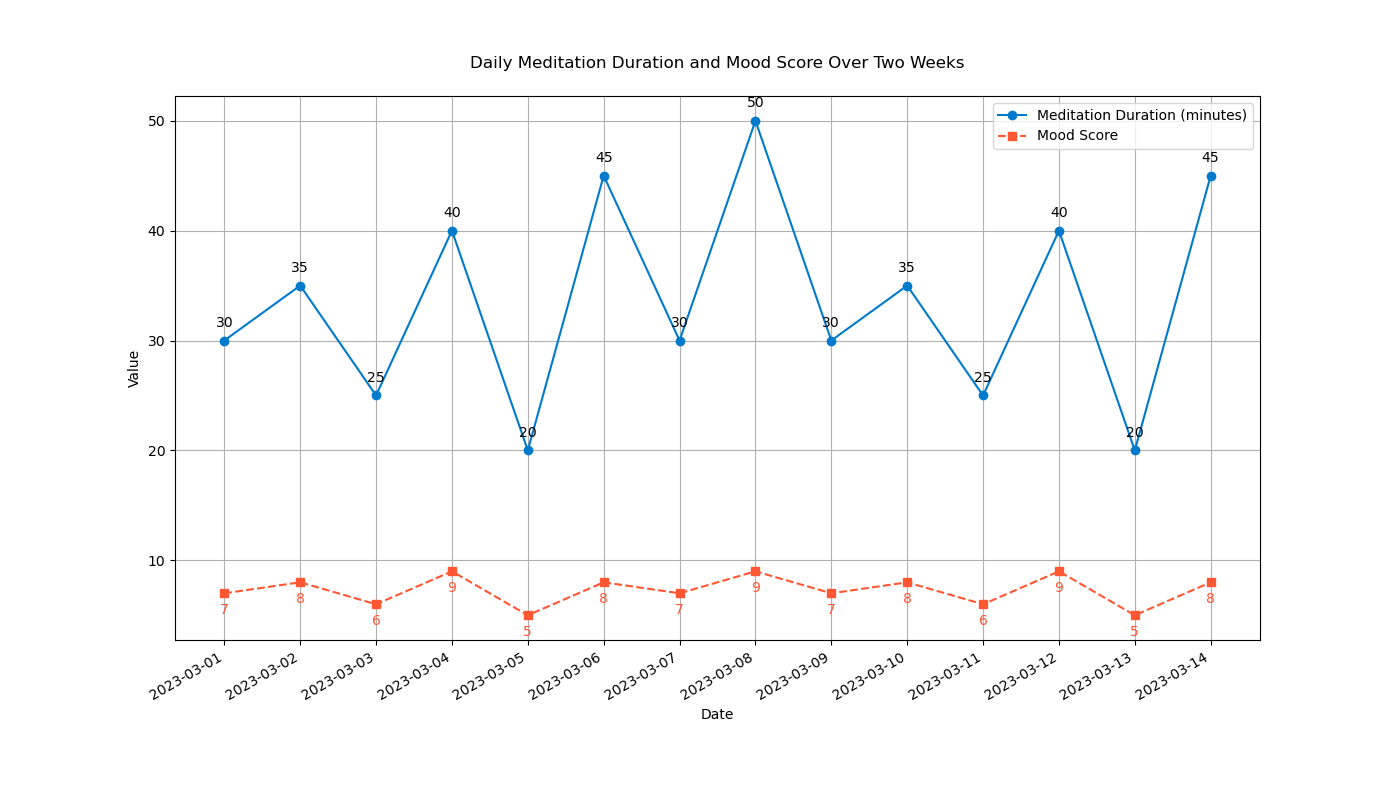

Write the Python code that produced this figure.

import matplotlib.pyplot as plt
import matplotlib.dates as mdates
from datetime import datetime

# Given data
data = [
    {'Date': '2023-03-01', 'Meditation Duration (minutes)': 30, 'Mood Score': 7},
    {'Date': '2023-03-02', 'Meditation Duration (minutes)': 35, 'Mood Score': 8},
    {'Date': '2023-03-03', 'Meditation Duration (minutes)': 25, 'Mood Score': 6},
    {'Date': '2023-03-04', 'Meditation Duration (minutes)': 40, 'Mood Score': 9},
    {'Date': '2023-03-05', 'Meditation Duration (minutes)': 20, 'Mood Score': 5},
    {'Date': '2023-03-06', 'Meditation Duration (minutes)': 45, 'Mood Score': 8},
    {'Date': '2023-03-07', 'Meditation Duration (minutes)': 30, 'Mood Score': 7},
    {'Date': '2023-03-08', 'Meditation Duration (minutes)': 50, 'Mood Score': 9},
    {'Date': '2023-03-09', 'Meditation Duration (minutes)': 30, 'Mood Score': 7},
    {'Date': '2023-03-10', 'Meditation Duration (minutes)': 35, 'Mood Score': 8},
    {'Date': '2023-03-11', 'Meditation Duration (minutes)': 25, 'Mood Score': 6},
    {'Date': '2023-03-12', 'Meditation Duration (minutes)': 40, 'Mood Score': 9},
    {'Date': '2023-03-13', 'Meditation Duration (minutes)': 20, 'Mood Score': 5},
    {'Date': '2023-03-14', 'Meditation Duration (minutes)': 45, 'Mood Score': 8}
]

# Extracting data for plotting
dates = [datetime.strptime(item['Date'], '%Y-%m-%d') for item in data]
meditation_duration = [item['Meditation Duration (minutes)'] for item in data]
mood_score = [item['Mood Score'] for item in data]

# Setting up the plot
plt.figure(figsize=(14, 8))

# Plotting both meditation duration and mood score
plt.plot(dates, meditation_duration, marker='o', linestyle='-', color='#007ACC', label='Meditation Duration (minutes)')
plt.plot(dates, mood_score, marker='s', linestyle='--', color='#FF5733', label='Mood Score')

# Formatting the x-axis to show dates clearly
plt.gca().xaxis.set_major_formatter(mdates.DateFormatter('%Y-%m-%d'))
plt.gca().xaxis.set_major_locator(mdates.DayLocator())

# Adding some aesthetics
plt.xlabel('Date')
plt.ylabel('Value')
plt.title('Daily Meditation Duration and Mood Score Over Two Weeks', pad=20)
plt.legend(loc='upper right')
plt.grid(True)

# Rotating the date labels for better readability
plt.gcf().autofmt_xdate()

# Adding annotations
for i, txt in enumerate(meditation_duration):
    plt.annotate(txt, (dates[i], meditation_duration[i]), textcoords="offset points", xytext=(0,10), ha='center')

for i, txt in enumerate(mood_score):
    plt.annotate(txt, (dates[i], mood_score[i]), textcoords="offset points", xytext=(0,-15), ha='center', color='#FF5733')

# To show the plot
plt.show()
